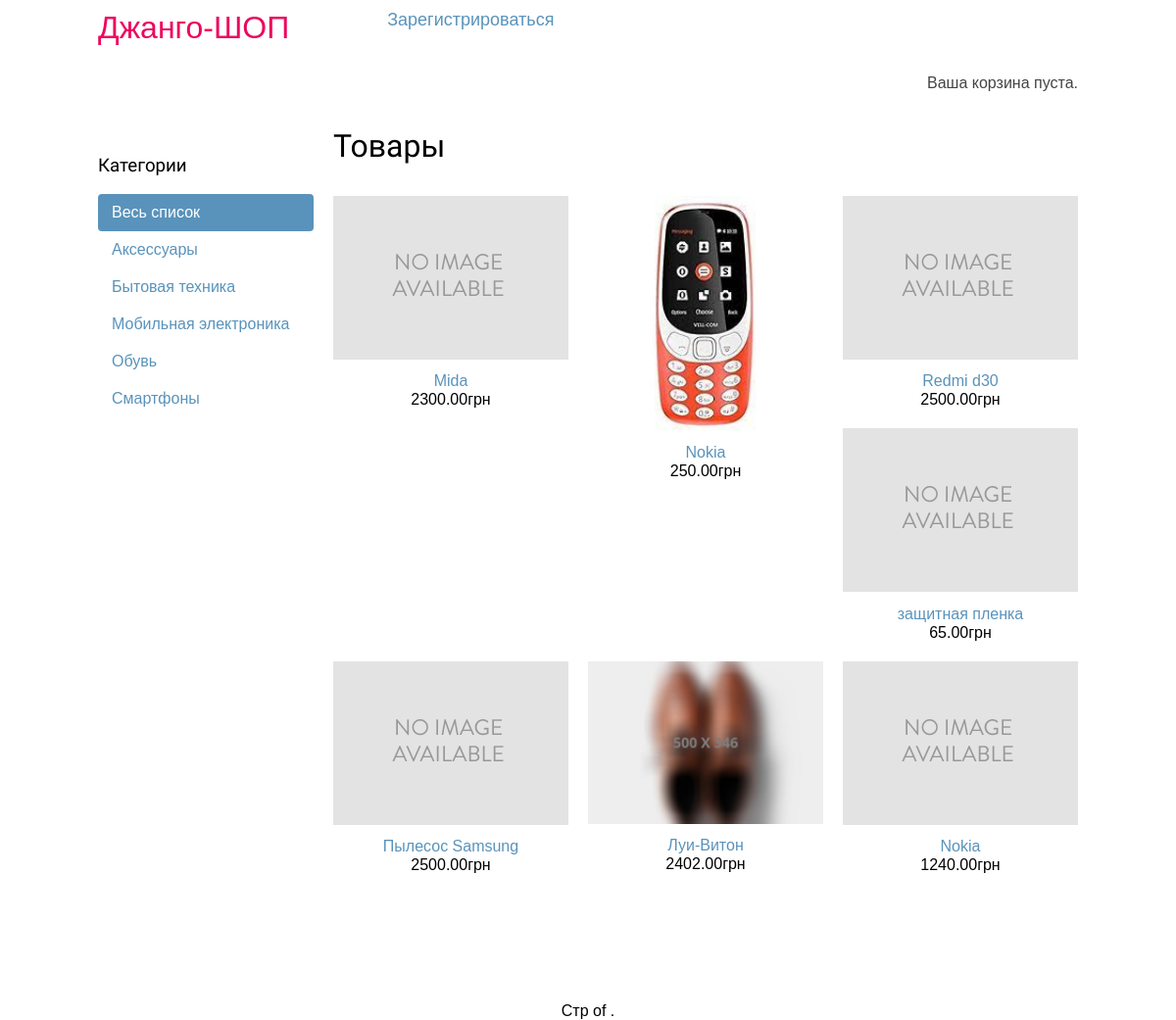
The page / on the database its author committed.
### shop/models.py (models this page shows, shortened)
class Category(models.Model):
    name = models.CharField(max_length=200, db_index=True, verbose_name='наименование')
    slug = models.SlugField(max_length=200, db_index=True, unique=True, verbose_name='краткое наименование')
    class Meta:
        ordering = ('name',)
        verbose_name = 'Категория'
        verbose_name_plural = 'Категории'
    def get_absolute_url(self):
        return reverse('shop:product_list_by_category', args=[self.slug])

class Product(models.Model):
    category = models.ForeignKey(Category, related_name='products', on_delete=models.CASCADE)
    name = models.CharField(max_length=200, db_index=True)
    slug = models.SlugField(max_length=200, db_index=True)
    image = models.ImageField(upload_to='products/%Y/%m/%d', blank=True)
    description = models.TextField(blank=True)
    price = models.DecimalField(max_digits=10, decimal_places=2)
    stock = models.PositiveIntegerField(verbose_name='акция')
    available = models.BooleanField(default=True)
    created = models.DateTimeField(auto_now_add=True)
    updated = models.DateTimeField(auto_now=True)
    class Meta:
        ordering = ('-created',)
        index_together = (('id', 'slug'),)
        verbose_name = 'Товар'
        verbose_name_plural = 'Товары'
    def get_absolute_url(self):
        return reverse('shop:product_detail', args=[self.id, self.slug])

### shop/views.py (the view, shortened to what this page needs)
# urls.py: url(r'^$', views.product_list, name='product_list'),
def product_list(request, category_slug=None):
    category = None
    categories = Category.objects.all()
    products_list = Product.objects.filter(available=True)
    return render(request, 'shop/product/list.html', {'category': category,
                                                      'categories': categories,
                                                      'products': products_list})

### cart/cart.py (called while the page is built)
    def __len__(self):
        return sum(item['quantity'] for item in self.cart.values())

### cart/context_processors.py (called while the page is built)
def cart(request):
    return {'cart': Cart(request) }

### shop/templates/shop/product/list.html (shortened to what this page needs)
{% extends "shop/base.html" %}
{% load static %}
{% block content %}
    <div id="sidebar">
        <h3>Категории</h3>
        <ul>
            <li {% if not category %}class="selected"{% endif %}>
                <a href="{% url "shop:product_list" %}">Весь список</a>
            </li>
        {% for c in categories %}
            <li {% if category.slug == c.slug %}class="selected"{% endif %}>
                <a href="{{ c.get_absolute_url }}">{{ c.name }}</a>
            </li>
        {% endfor %}
        </ul>
    </div>
    <div id="main" class="product-list">
        <h1>{% if category %}{{ category.name }}{% else %}Товары{% endif %}</h1>
        {% for product in products %}
            <div class="item">
                <a href="{{ product.get_absolute_url }}">
                    <img src="{% if product.image %}{{ product.image.url }}{% else %}{% static "img/no_image.png" %}{% endif %}">
                </a>
                <a href="{{ product.get_absolute_url }}">{{ product.name }}</a><br>
                {{ product.price }}грн
            </div>
        {% endfor %}
    </div>
    <div class="pagination">
        <span class="step-links">
            <span class="current">
                Стр {{ products.number }} of {{ products.paginator.num_pages }}.
            </span>
        </span>
    </div>
{% endblock %}

### shop/templates/shop/base.html (shortened to what this page needs)
{% load static %}
<!DOCTYPE html>
<html>
<head>
    <link href="{% static "css/base.css" %}" rel="stylesheet">
</head>
<body>
    <div id="header">
        <a href="/" class="logo">Джанго-ШОП</a>
    <div id="register">
        {% if request.user.is_anonymous %}
            <a href="{% url "shop:register" %}">Зарегистрироваться</a>
        {% endif %}
    </div>
    </div>
    <div id="subheader">
        <div class="cart">
            {% with total_items=cart|length %}
                {% if cart|length > 0 %}
                    Ваша корзина:
                    <a href="{% url "cart:cart_detail" %}">
                        {{ total_items }} штук{{ total_items|pluralize }},{{ cart.get_total_price }}грн
                    </a>
                {% else %}
                    Ваша корзина пуста.
                {% endif %}
            {% endwith %}
        </div>
    </div>
    <div id="content">
        {% block content %}
        {% endblock %}
    </div>
</body>
</html>

### shop/static/css/base.css (style rules this page uses)
body { margin:0; padding:0; font-family:helvetica, sans-serif; }
h1, h2, h3, h4, h5 , h6 { font-family: 'Ubuntu', sans-serif; font-weight:normal; }
a { text-decoration:none; color:#5993bb; }
#header { padding:10px 100px; font-size:18px; overflow:auto; }
#subheader { background-image:url("../img/27.jpg"); background-size: 128px; color:#444; padding:15px 100px; overflow:auto; }
#header .logo { font-family: Geneva, Arial, Helvetica, sans-serif; float:left; color: #ec075d; font-size:32px; margin-right:10%; }
#subheader .cart { float:right; padding-top:4px; }
#content { padding:0 100px; overflow:hidden; }
#sidebar { width:220px; padding:30px 20px 0 0; float:left; }
#sidebar ul { margin:0; padding:0; }
#sidebar ul li { margin:0; list-style:none; padding:10px 14px; }
#sidebar ul li a { display:block; }
#sidebar ul li.selected { background:#5993bb; border-radius:4px; }
#sidebar ul li.selected a { color:#fff; }
#main { float:left; width: 96%; margin-right:-220px; overflow:hidden; }
.product-list { margin-bottom: 15vh; }
.product-list .item { width:25%; padding:10px 20px 10px 0; float:left; text-align:center; line-height:1.2; }
.product-list .item img { width:100%; margin-bottom:8px; }
.pagination { margin-top: 3vh; display: flex; justify-content: center; width: 100%; }
.pagination .step-links { display: block; }

### rows shown on the page
Category: name "Аксессуары"
Category: name "Бытовая техника"
Category: name "Мобильная электроника"
Category: name "Обувь"
Category: name "Смартфоны"
Product: name "Mida", price "2300.00"
Product: image (picture), name "Nokia", price "250.00"
Product: name "Redmi d30", price "2500.00"
Product: name "защитная пленка", price "65.00"
Product: name "Пылесос Samsung", price "2500.00"
Product: image (picture), name "Луи-Витон", price "2402.00"
Product: name "Nokia", price "1240.00"
